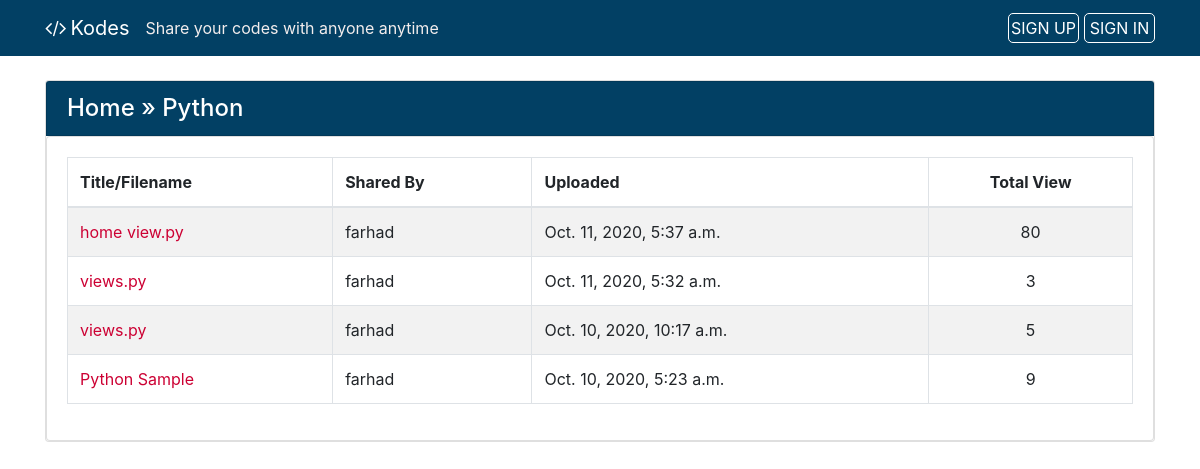
Before: /lang/Python/ with the older database file.
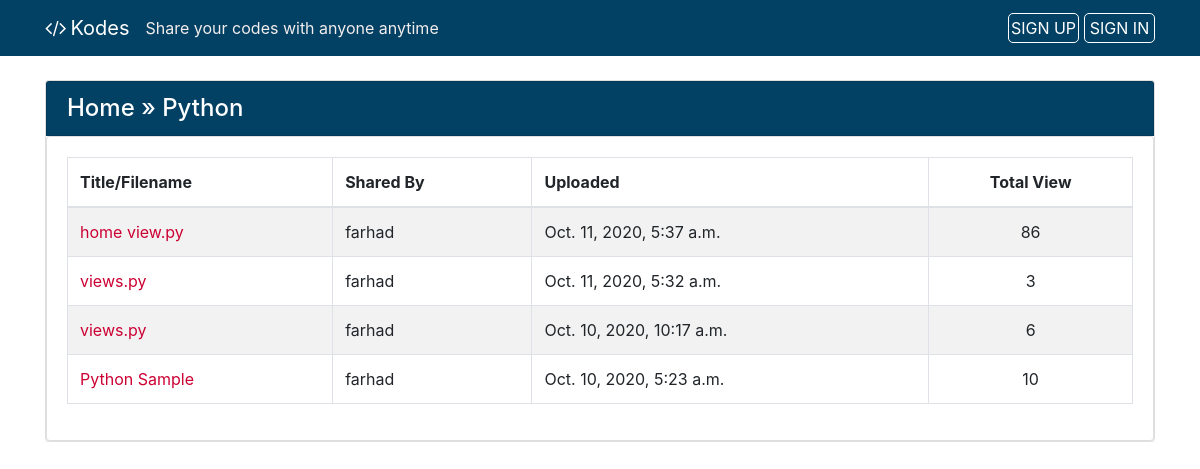
After: the same page with the newer database file.
### codes/models.py (models this page shows, shortened)
class Language(models.Model):
    name = models.CharField(max_length=50, null=False, blank=False)
    language_code = models.IntegerField(default=100, null=False, blank=False)
    is_popular = models.BooleanField(default=False, verbose_name="Popular")
    short_name = models.CharField(max_length=30, null=True, blank=True)
    file_extension = models.CharField(max_length=30, null=True, blank=True)

class Code(models.Model):
    author = models.ForeignKey(User, on_delete=models.CASCADE, null=True, blank=True)
    created_utc = models.DateTimeField(auto_now_add=True, verbose_name="Created")
    total_views = models.IntegerField(default=0)
    snippet_title = models.CharField(max_length=1000, default="", verbose_name="Title/Filename")
    snippet_body = models.TextField(verbose_name="Code Snippet")
    language = models.ForeignKey(Language, on_delete=models.SET_NULL, null=True)
    is_private = models.BooleanField(default=False, verbose_name="Private")
    password = models.CharField(max_length=1000, default="", blank=True)

### codes/views.py (the view)
# urls.py: path('lang/<language_name>/', language_page, name="language_page"),
def language_page(request, language_name):
    try:
        language = Language.objects.get(name__iexact=language_name)
    except:
        response = render(request, '404.html')
        response.status_code = 404
        return response
    codes = Code.objects.order_by('-created_utc').filter(language__name__iexact=language_name).all()
    per_page = 10
    paginator = Paginator(codes, per_page).get_page(1)
    context = {
        "language": language_name,
        "paginator": paginator
    }
    return render(request, "codes/language_page.html", context)

### codes/context_processors.py (called while the page is built)
def sitename_tagline(request):
    context = {
        'SITENAME': settings.SITENAME,
        'TAGLINE': settings.TAGLINE
    }
    return context

### codes/templates/codes/language_page.html (shortened to what this page needs)
{% extends 'codes/base.html' %}
{% block content %}
<div class="card my-4">
    <div class="card card-header shared-snippet-title" style="padding-bottom: 0px !important">
        <h4 class="card-title card-link breadcumb"><a href="{% url 'home' %}">Home</a> &raquo; {{language}}</h4>
    </div>
    <div class="card card-body">
        <table class="table table-striped table-bordered">
            <thead>
                <tr>
                    <th>Title/Filename</th>
                    <th>Shared By</th>
                    <th>Uploaded</th>
                    <th class="text-center">Total View</th>
                </tr>
            </thead>
            <tbody>
                {% for code in paginator %}
                    <tr>
                        <td><a href="{% url 'code_view' code.id %}">{{ code.snippet_title }}</a></td>
                        <td>{{ code.author.username|default:"Guest User" }}</td>
                        <td>{{ code.created_utc }}</td>
                        <td class="text-center">{{ code.total_views }}</td>
                    </tr>
                {% endfor %}
            </tbody>
        </table>
    </div>
</div>
{% endblock content %}

Changed rows visible on the page:
no longer on this page (row edited): Language: name "Python"
changed Code "home view.py": total_views "80" → "86"
changed Code "Oct. 10, 2020, 10:17 a.m.": total_views "5" → "6"
changed Code "Python Sample": total_views "9" → "10"
Other visible differences:
{{ language }}: (not shown) → "Python"
